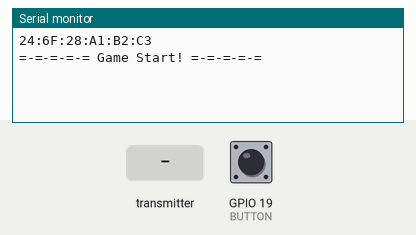
The program below on a simulated ESP32. On the bench: the last lines printed to the serial monitor. The inputs (shaded band) are chosen by the test bench; at power-on: GPIO 19 (BUTTON) HIGH. Random numbers use the default seed unless the program sets one.

Above: at 1.5 s.
1.6 s: the transmitter starts sending player = 0
At 2.41 s:
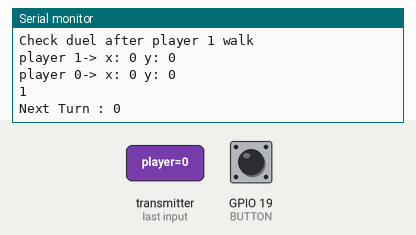
3.1 s: the transmitter starts sending wall_hit = 1024
At 4.46 s:
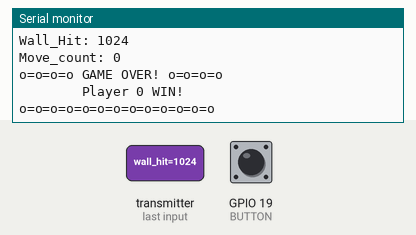
5.7 s: the transmitter starts sending move_count = 4095
At 6.01 s:
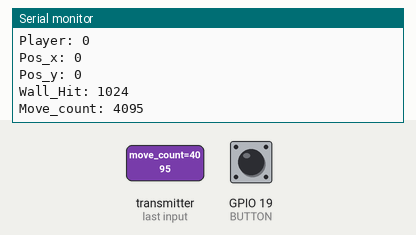

The program:

main.cpp
```cpp
#include <Arduino.h>
#include <esp_now.h>
#include <WiFi.h>
#include <Bounce2.h>

#define BUTTON 19
//Detail Character
Bounce debouncer_btn = Bounce();

struct Player {
  int pid;
  int ATK_plus, HP;
  int xPosition, yPosition; //Current Position in Axis
};

Player tong = { 0, 10, 500,0,0 };
Player mk = { 1, 10, 500,0,0 };
Player* player[] = { &tong, &mk };


/* 0 : Space, 1 : Wall, 2 : +1 ATK, 3 : +5 HP */
int gameMap[8][8];

double damageModifier[] = { 0,0.5,0.75,1,1.25,1.5,2 };

/* 0 : Space, 1 : Wall, 2 : Unknown Item */
int backupMap[8][8] = {
  {0,1,2,0,0,0,0,0},
  {0,1,1,1,0,0,1,2},
  {0,0,0,1,2,0,1,1},
  {1,1,0,0,0,0,0,2},
  {0,0,0,0,0,0,0,0},
  {0,2,1,2,0,1,0,0},
  {0,1,1,1,0,1,1,0},
  {0,0,2,0,0,2,1,0}
};

/* [RECV] Message Received from Controllers */
typedef struct struct_message {
  int player;
  int x;
  int y;
  int wall_hit;
  int move_count;
} struct_message;

/* [SEND] Store Data that need to send to other peers */
typedef struct control_t {
  /* --- Global Control --- */
  int turn; // 0 : Tong, 1 : MK
  int mode; // 0 : walk, 1 : Duel, 2: In-Reset
  /* ---- OLED Control ---- */
  int stat_owner;
  int stat_hp;
  int stat_atk;
  /* ---------------------- */
} control_t;


typedef struct display_mess {
  int mode;
  int turn;
  int x;
  int y;
  int board[8];
} display_mess;

display_mess dmess;

struct_message income_mess;
int player_id;
int pos_x;
int pos_y;
int wall_hit;
int move_count;
int damaged;

volatile int waiting = 1;

String success;
esp_now_peer_info_t peerInfo;

uint8_t broadcastAddress1[] = { 0x24, 0x6F, 0x28, 0x50, 0xA6, 0x78 };
uint8_t broadcastAddress2[] = { 0x24, 0x6F, 0x28, 0x28, 0x15, 0x94 };
uint8_t displayAddress[] = { 0xA4, 0xCF, 0x12, 0x8f, 0xD1, 0x30 };

control_t control_msg;
control_t* control = &control_msg;

void SendToDisplay() {
  dmess.mode = control->mode;
  dmess.turn = control->turn;
  dmess.x = player[control->turn]->xPosition;
  dmess.y = player[control->turn]->yPosition;

  delay(100);
  esp_err_t result = esp_now_send(displayAddress, (uint8_t*)&dmess, sizeof(display_mess));
  // printf("%s\n",esp_err_to_name(result));
}

void OnDataSent(const uint8_t* mac_addr, esp_now_send_status_t status) {
  Serial.print("\r\nLast Packet Send Status:\t");
  Serial.println(status == ESP_NOW_SEND_SUCCESS ? "Delivery Success" : "Delivery Fail");
  if (status == 0) {
    success = "Delivery Success :)";
  }
  else {
    success = "Delivery Fail :(";
  }
}

void OnDataRecv(const uint8_t* mac, const uint8_t* incomingData, int len) {
  memcpy(&income_mess, incomingData, sizeof(income_mess));
  Serial.print("Bytes received: ");
  Serial.println(len);
  player_id = income_mess.player;
  pos_x = income_mess.x;
  pos_y = income_mess.y;
  wall_hit = income_mess.wall_hit;
  move_count = income_mess.move_count;
  waiting = !waiting;
  Serial.print("Player: ");
  Serial.println(player_id);
  Serial.print("Pos_x: ");
  Serial.println(pos_x);
  Serial.print("Pos_y: ");
  Serial.println(pos_y);
  Serial.print("Wall_Hit: ");
  Serial.println(wall_hit);
  Serial.print("Move_count: ");
  Serial.println(move_count);
}

void initGame(Player* P1, Player* P2) {

  control->turn = esp_random() % 2;
  control->mode = 0;
  control->stat_atk = 4;
  control->stat_hp = 30;
  control->stat_owner = 2; /* Broadcast ID */

  delay(100);
  esp_err_t result1 = esp_now_send(broadcastAddress1, (uint8_t*)&control_msg, sizeof(control_t));
  delay(100);
  esp_err_t result2 = esp_now_send(broadcastAddress2, (uint8_t*)&control_msg, sizeof(control_t));
  // control->stat_owner = 1;

  (P1->ATK_plus) = 4;
  (P1->HP) = 30;
  (P1->xPosition) = 0;
  (P1->yPosition) = 0;

  (P2->ATK_plus) = 4;
  (P2->HP) = 30;
  (P2->xPosition) = 7;
  (P2->yPosition) = 7;

  int ci = 0;
  /* Copy Backup Data */
  for (int y = 0; y < 8; y++) {
    for (int x = 0; x < 8; x++) {
      if (backupMap[y][x] == 2) {
        gameMap[y][x] = esp_random() % 2 + 2;
        dmess.board[ci] = gameMap[y][x];
        ci++;
      }
      else {
        gameMap[y][x] = backupMap[y][x];
      }
    }
  }
  dmess.turn = control->turn;
  dmess.mode = 2;
  dmess.x = player[control->turn]->xPosition;
  dmess.y = player[control->turn]->yPosition;
  delay(100);
  esp_err_t result = esp_now_send(displayAddress, (uint8_t*)&dmess, sizeof(dmess));
  //SendToDisplay();

  Serial.println("=-=-=-=-= Game Start! =-=-=-=-=");
  //printf("Step 1 Turn : %d\n", control->turn);

}

void getItem(int x, int y, Player* P) {
  // Serial.println(P -> characterName);

  /* +1 ATK+ */
  if (gameMap[y][x] == 2) {
    (P->ATK_plus) += 1;
    gameMap[y][x] = 0;
    control->stat_owner = P->pid;
    control->stat_hp = P->HP;
    control->stat_atk = P->ATK_plus;
    // Serial.printf("%s Recieved +1 ATK+\n", P->characterName);
    Serial.println("=========================");
    Serial.printf("| Tong : %d | MK : %d |\n", player[0]->ATK_plus, player[1]->ATK_plus);
    Serial.println("=========================");
    SendToDisplay();
  }

  /* +5 HP  */
  if (gameMap[y][x] == 3) {
    (P->HP) += 5;
    gameMap[y][x] = 0;
    control->stat_owner = P->pid;
    control->stat_hp = P->HP;
    control->stat_atk = P->ATK_plus;
    // Serial.printf("%s Recieved +5 HP\n", P->characterName);
    Serial.println("=========================");
    Serial.printf("| Tong : %d | MK : %d |\n", player[0]->HP, player[1]->HP);
    Serial.println("=========================");
    SendToDisplay();
  }

  delay(100);
  esp_err_t result1 = esp_now_send(broadcastAddress1, (uint8_t*)&control_msg, sizeof(control_t));
  delay(100);
  esp_err_t result2 = esp_now_send(broadcastAddress2, (uint8_t*)&control_msg, sizeof(control_t));
}

void attacked(Player* P, int dmg) {
  (P->HP) -= dmg;
  /* Update HP Stat For OLED Control */
  control->stat_owner = P->pid;
  control->stat_hp = P->HP;
  control->stat_atk = P->ATK_plus;
  delay(100);
  esp_err_t result1 = esp_now_send(broadcastAddress1, (uint8_t*)&control_msg, sizeof(control_t));
  delay(100);
  esp_err_t result2 = esp_now_send(broadcastAddress2, (uint8_t*)&control_msg, sizeof(control_t));
}

int isNearPlayer(Player* P1, Player* P2) {
  //check top&bottom
  printf("player %d-> x: %d y: %d\n", P1->pid, P1->xPosition, P1->yPosition);
  printf("player %d-> x: %d y: %d\n", P2->pid, P2->xPosition, P2->yPosition);
  if (((P1->xPosition) == (P2->xPosition)) && (abs((P1->yPosition) - (P2->yPosition)) == 1)) {
    Serial.println("enemy near at tb");
    return 1;
  }
  //check left&right
  if (((P1->yPosition) == (P2->yPosition)) && (abs((P1->xPosition) - (P2->xPosition)) == 1)) {
    Serial.println("enemy near at lr");
    return 1;
  }
  return 0;
}

void setup() {
  Serial.begin(115200);

  debouncer_btn.attach(BUTTON, INPUT_PULLUP);
  debouncer_btn.interval(25);

  WiFi.mode(WIFI_MODE_STA);
  Serial.println(WiFi.macAddress());

  WiFi.mode(WIFI_STA);

  // Init ESP-NOW
  if (esp_now_init() != ESP_OK) {
    Serial.println("Error initializing ESP-NOW");
    return;
  }

  peerInfo.channel = 0;
  peerInfo.encrypt = false;

  memcpy(peerInfo.peer_addr, broadcastAddress1, 6);
  if (esp_now_add_peer(&peerInfo) != ESP_OK) {
    Serial.println("Failed to add peer");
    return;
  }

  memcpy(peerInfo.peer_addr, broadcastAddress2, 6);
  if (esp_now_add_peer(&peerInfo) != ESP_OK) {
    Serial.println("Failed to add peer");
    return;
  }

  memcpy(peerInfo.peer_addr, displayAddress, 6);
  if (esp_now_add_peer(&peerInfo) != ESP_OK) {
    Serial.println("Failed to add peer");
    return;
  }
  // esp_now_register_send_cb(OnDataSent);
  initGame(&tong, &mk);

  esp_now_register_recv_cb(OnDataRecv);
}

void loop() {
  if (control->mode == 0) {
    //printf("Step 2 Turn : %d\n", control->turn);
    /* Main Phase */
    waiting = 1;
    while (waiting);
    //printf("Step 3 Turn : %d\n", control->turn);
    /* Update Position */
    player[control->turn]->xPosition = pos_x;
    player[control->turn]->yPosition = pos_y;
    printf("Step 4 Turn : %d\n", control->turn);
    /* Wall Collision Damage */
    if (wall_hit) {
      // Serial.printf("WALL HIT!!\n", wall_hit);
      attacked(player[control->turn], wall_hit * 5);
      // Serial.printf("Player : %d , HP : %d\n", control->turn, player[control->turn]->HP);
    }
    /* Check Game Over Caused by wall hits */
    if (player[control->turn]->HP <= 0) {
      control->mode = 2;
      control->turn = !control->turn;
      SendToDisplay();
    }
    else {
      //printf("Step 5 Turn : %d\n", control->turn);
      /* Check For Item & Take if there is an item */
      getItem(pos_x, pos_y, player[control->turn]);


      printf("Check duel after player %d walk\n", control->turn);
      /* Check for Duel Phase */
      if (isNearPlayer(player[control->turn], player[!control->turn])) {
        printf("Player %d should begin to hit\n", control->turn);
        control->mode = 1;
        SendToDisplay();
      }

      /* Change Turn */
      if (move_count == 0 && control->mode == 0) {
        Serial.println(control->turn);
        control->turn = !control->turn;
        Serial.print("Next Turn : ");
        Serial.println(control->turn);
        delay(100);
        esp_err_t result1 = esp_now_send(broadcastAddress1, (uint8_t*)&control_msg, sizeof(control_t));
        delay(100);
        esp_err_t result2 = esp_now_send(broadcastAddress2, (uint8_t*)&control_msg, sizeof(control_t));

        // printf("Result 1 : %s\n", esp_err_to_name(result1));
        // printf("Result 2 : %s\n", esp_err_to_name(result2));
        // printf("Changed turn to %d\n",control->turn);

        SendToDisplay();
      }
    }
  }
  else if (control->mode == 1) {
    /* Duel Mode */
    Serial.printf("In Duel Session! Player %d's Turn\n", control->turn);
    /* Broadcast Turn to All Controllers */
    delay(100);
    esp_err_t result1 = esp_now_send(broadcastAddress1, (uint8_t*)&control_msg, sizeof(control_t));
    delay(100);
    esp_err_t result2 = esp_now_send(broadcastAddress2, (uint8_t*)&control_msg, sizeof(control_t));
    //printf("Result 1 : %s\n", esp_err_to_name(result1));
    //printf("Result 1 : %s\n", esp_err_to_name(result2));

    /* Show Both HP Status */
    Serial.println("=========================");
    Serial.printf("| Tong : %d | MK : %d |\n", player[0]->HP, player[1]->HP);
    Serial.println("=========================");

    waiting = 1;
    while (waiting);

    damaged = ceil(player[control->turn]->ATK_plus * damageModifier[move_count]);
    attacked(player[!control->turn], damaged);

    Serial.println("=============================");
    Serial.printf("Player %d hit with %d DMG\n", control->turn, damaged);
    Serial.println("=============================");

    /* Check Game Over or Continue*/
    if (player[!control->turn]->HP <= 0) {
      control->mode = 2;
    }
    else {
      control->turn = !control->turn;
    }
    SendToDisplay();
  }
  else {
    /* Reset Mode (No Reset Yet) */
    // debouncer_btn.update();
    delay(100);
    esp_err_t result1 = esp_now_send(broadcastAddress1, (uint8_t*)&control_msg, sizeof(control_t));
    delay(100);
    esp_err_t result2 = esp_now_send(broadcastAddress2, (uint8_t*)&control_msg, sizeof(control_t));
    Serial.println("o=o=o=o GAME OVER! o=o=o=o");
    Serial.printf("        Player %d WIN!\n", control->turn);
    Serial.println("o=o=o=o=o=o=o=o=o=o=o=o=o");

    delay(5000);
    /* Reset */
    // while (!debouncer_btn.fell());
    initGame(&tong, &mk);

  }
  //SendToDisplay();
  // if (isMainPhase && turn == 0) tong.yPosition--;
}
```

Measured:
- after the input at 1.6 s, the serial monitor: prints a new line at once (image 1)
- after the input at 3.1 s, the serial monitor: prints a new line at once (image 2)
- after the input at 5.7 s, the serial monitor: prints a new line at once (image 3)
